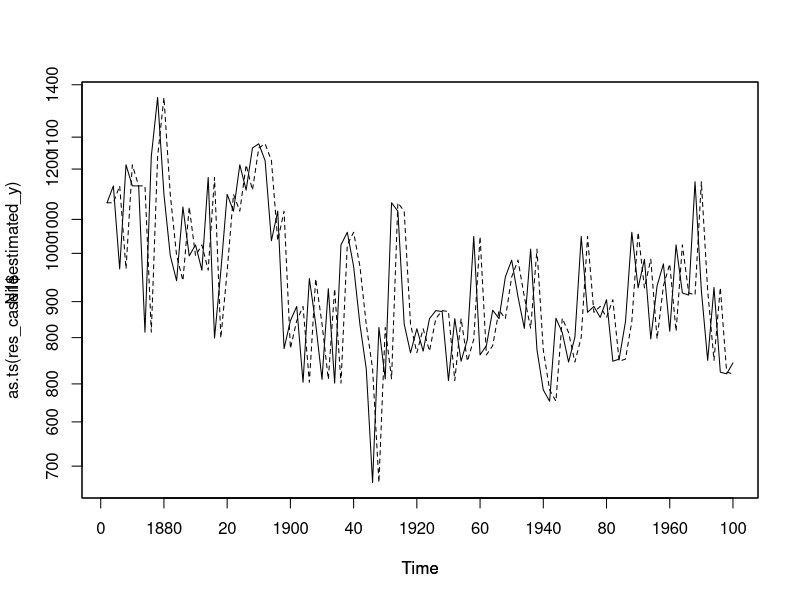
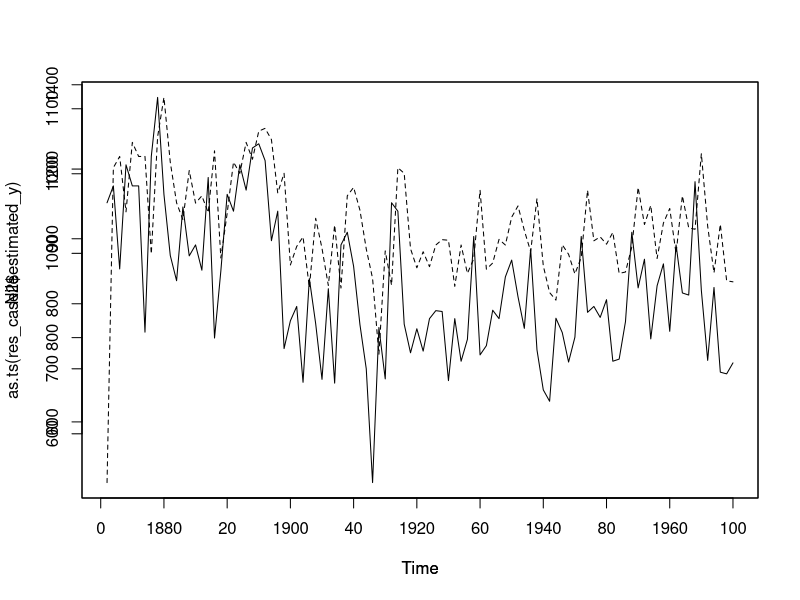
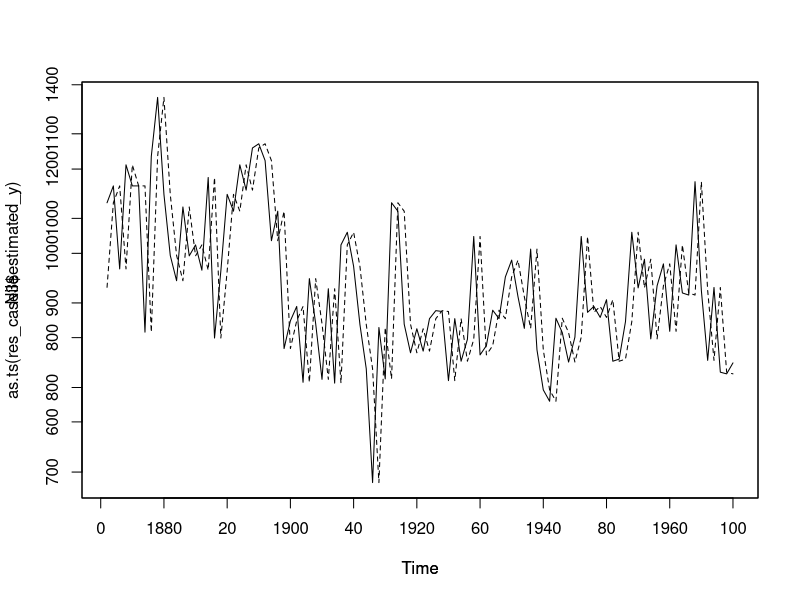

Generate these figures, in order, with R:
# Library
library(rlist)

# Use nile data

# AR(1) with rdinary least squares
# AR(1) Model
# y_t = c + phi*y_{t-1} + error_term
get_param_ar_1 <- function(x,initial_value){
  x_add_iv <- append(initial_value,x)[1:length(x)]
  sm_t <- sum(x)/length(x)
  sm_t_m1 <- sum(x_add_iv)/length(x)
  phi <- sum((x-sm_t)*(x_add_iv-sm_t_m1))/sum((x-sm_t_m1)^2)
  c <- sm_t - phi*sm_t_m1
  estimated_y <- c+phi*x_add_iv
  return(list(c=c,phi=phi,estimated_y=estimated_y))
}


# Case1. Use Nile[1] as initial value
res_case1 <- get_param_ar_1(Nile,Nile[1])
plot(as.ts(res_case1$estimated_y),lty=2)
par(new=T)
plot(Nile,lty=1)

# Case2. Use 0 as initial value
res_case2 <- get_param_ar_1(Nile,0)
plot(as.ts(res_case2$estimated_y),lty=2)
par(new=T)
plot(Nile,lty=1)

# Case3. Use sample mean as initial value
res_case3 <- get_param_ar_1(Nile,sum(Nile)/length(Nile))
plot(as.ts(res_case3$estimated_y),lty=2)
par(new=T)
plot(Nile,lty=1)
